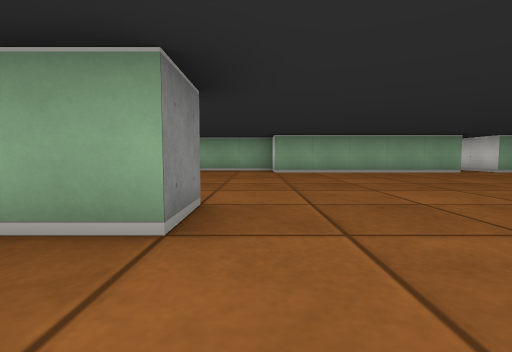
[1] (above)

19 first-person views from a walk through a cub3D level. The camera is about half as high as the walls, tilts 4° down and sees 85° across. The floor is counted in squares. Each view is taken from the middle of a square. On the plan, view 1 faces up. The plan holds only what a view shows up to about 9 squares ahead; the rest is blank.

[2]
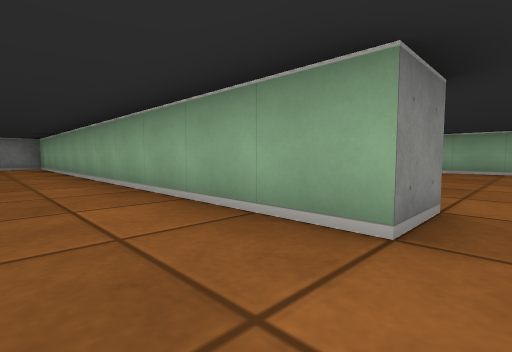

[3]
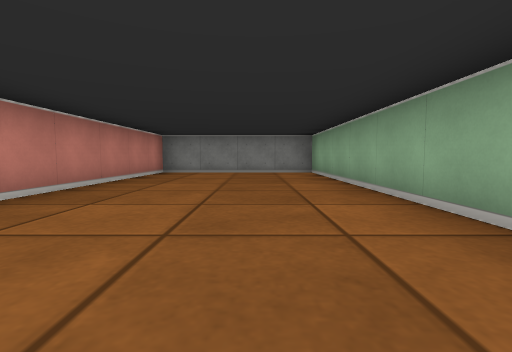

[4]
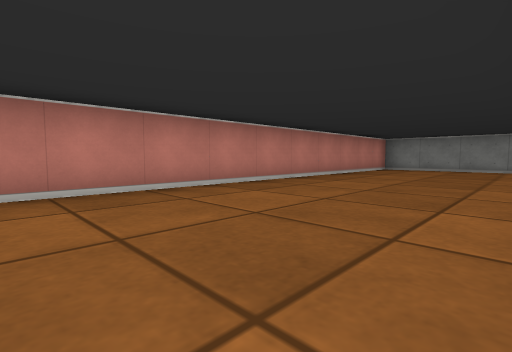

[5]
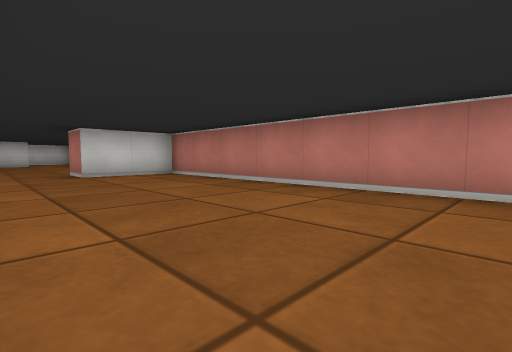

[6]
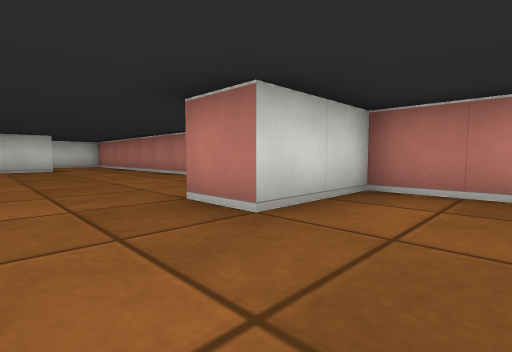

[7]
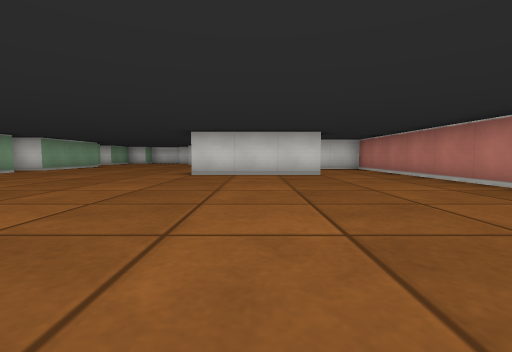

[8]
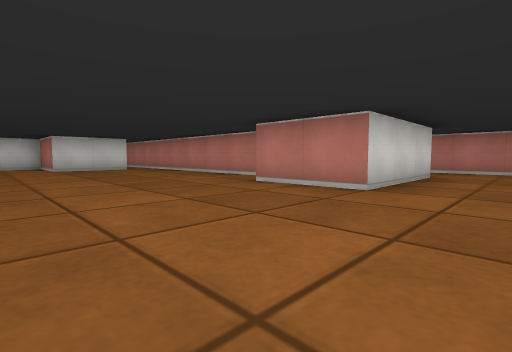

[9]
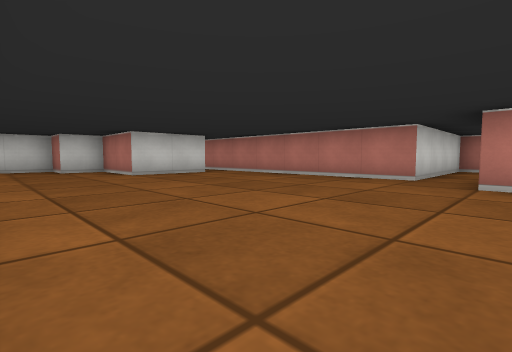

[10]
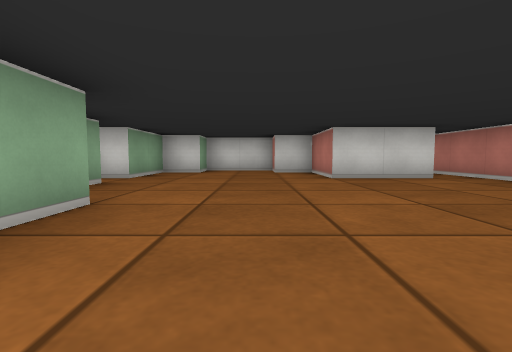

[11]
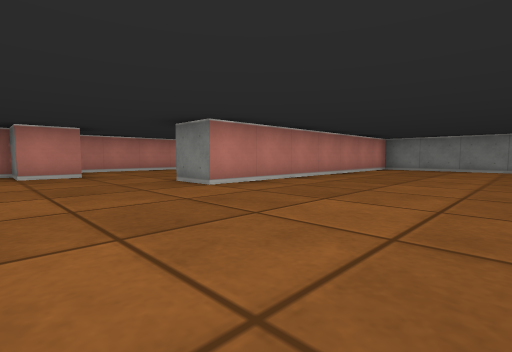

[12]
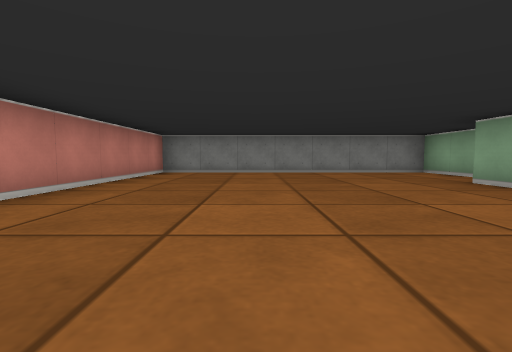

[13]
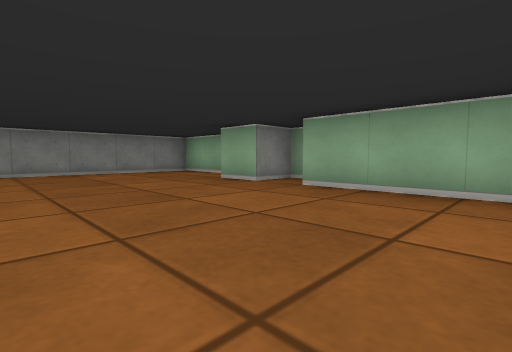

[14]
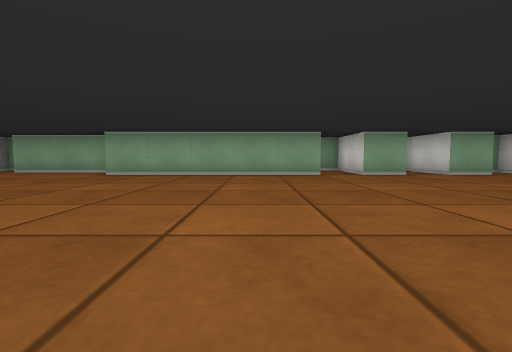

[15]
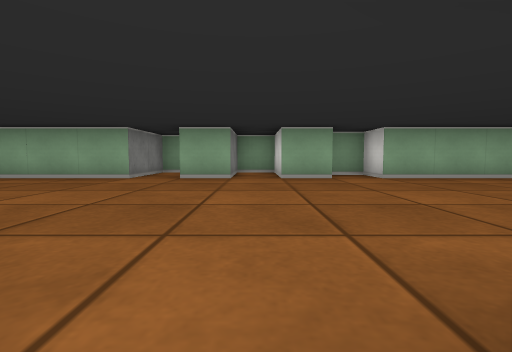

[16]
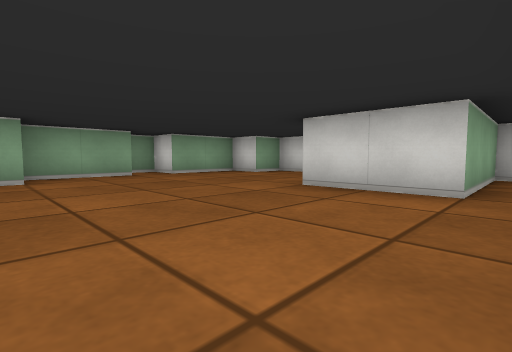

[17]
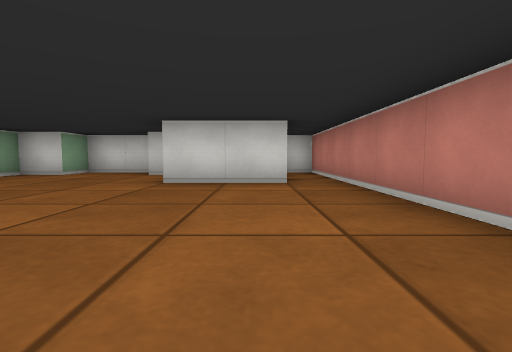

[18]
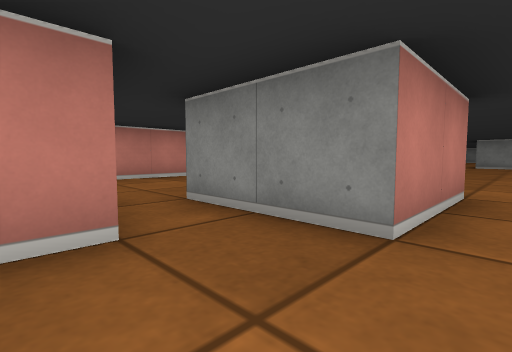

[19]
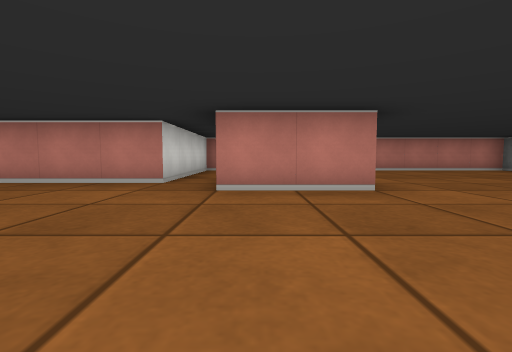

### Floor plan
Ten units are one square. View 1 is at (0, 0); x grows to the right and y downward. Boxes are objects, and circles mark ways between rooms. Rooms are numbered by the first view taken in them; rooms with no view inside come last. Other rooms are left out.
<svg viewBox="-120 -100 320 130">
<path fill="none" stroke="#000" d="M-5 -15 -115 -15 -115 25 5 25 5 5M96 -75 85 -75 85 -95 75 -95 75 -75 65 -75 65 -95 55 -95 55 -75 5 -75 5 -82M85 6 85 -25 105 -25 105 -5M6 -85 -25 -85M5 5 15 5 15 15M24 25 115 25 115 -15 195 -15 195 -25 165 -25 165 -45 185 -45 185 -55 195 -55 195 -75 185 -75 185 -85 165 -85 165 -95 159 -95M136 -75 105 -75 105 -85 98 -85M156 -85 135 -85M-35 -95 -35 -85 -45 -85M-58 -95 -75 -95 -75 -25 -5 -25 -5 -15"/>
<circle cx="-5" cy="-5" r="3" fill="#2a7"/>
<text x="-60" y="10">1</text>
<text x="60" y="-40">2</text>
</svg>
Room 1 opens to room 2.

Where each view was taken, in squares from view 1:
view 1: 0 up, 0 right, facing up
view 2: 0 up, 0 right, facing up-left
view 3: 0 up, 4 left, facing left
view 4: 1 up, 2 left, facing down-left
view 5: 1 up, 6 left, facing down-right
view 6: 1 up, 1 left, facing down-right
view 7: 1 up, 2 right, facing right
view 8: 6 up, 7 right, facing down-right
view 9: 7 up, 10 right, facing down-right
view 10: 6 up, 11 right, facing right
view 11: 6 up, 2 right, facing down-left
view 12: 5 up, 0 right, facing left
view 13: 5 up, 0 right, facing up-left
view 14: 1 up, 4 right, facing up
view 15: 2 up, 8 right, facing up
view 16: 2 up, 13 right, facing up-right
view 17: 3 up, 12 right, facing right
view 18: 3 up, 12 right, facing down-left
view 19: 6 up, 10 right, facing down
